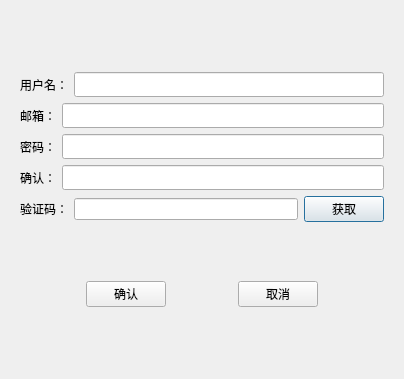
<?xml version="1.0" encoding="UTF-8"?>
<ui version="4.0">
 <class>RegisterDialog</class>
 <widget class="QDialog" name="RegisterDialog">
  <property name="geometry">
   <rect>
    <x>0</x>
    <y>0</y>
    <width>404</width>
    <height>379</height>
   </rect>
  </property>
  <property name="windowTitle">
   <string>Dialog</string>
  </property>
  <layout class="QVBoxLayout" name="verticalLayout_2">
   <item>
    <layout class="QVBoxLayout" name="verticalLayout">
     <item>
      <widget class="QStackedWidget" name="stackedWidget">
       <widget class="QWidget" name="page">
        <layout class="QVBoxLayout" name="verticalLayout_3">
         <item>
          <spacer name="verticalSpacer_2">
           <property name="orientation">
            <enum>Qt::Vertical</enum>
           </property>
           <property name="sizeHint" stdset="0">
            <size>
             <width>20</width>
             <height>40</height>
            </size>
           </property>
          </spacer>
         </item>
         <item>
          <layout class="QHBoxLayout" name="horizontalLayout">
           <item>
            <widget class="QLabel" name="user_label">
             <property name="minimumSize">
              <size>
               <width>0</width>
               <height>25</height>
              </size>
             </property>
             <property name="text">
              <string>用户名：</string>
             </property>
            </widget>
           </item>
           <item>
            <widget class="QLineEdit" name="user_edit">
             <property name="minimumSize">
              <size>
               <width>0</width>
               <height>25</height>
              </size>
             </property>
            </widget>
           </item>
          </layout>
         </item>
         <item>
          <layout class="QHBoxLayout" name="horizontalLayout_3">
           <item>
            <widget class="QLabel" name="email_label">
             <property name="minimumSize">
              <size>
               <width>0</width>
               <height>25</height>
              </size>
             </property>
             <property name="text">
              <string>邮箱：</string>
             </property>
            </widget>
           </item>
           <item>
            <widget class="QLineEdit" name="email_edit">
             <property name="minimumSize">
              <size>
               <width>0</width>
               <height>25</height>
              </size>
             </property>
            </widget>
           </item>
          </layout>
         </item>
         <item>
          <layout class="QHBoxLayout" name="horizontalLayout_2">
           <item>
            <widget class="QLabel" name="pass_label">
             <property name="minimumSize">
              <size>
               <width>0</width>
               <height>25</height>
              </size>
             </property>
             <property name="text">
              <string>密码：</string>
             </property>
            </widget>
           </item>
           <item>
            <widget class="QLineEdit" name="pass_edit">
             <property name="minimumSize">
              <size>
               <width>0</width>
               <height>25</height>
              </size>
             </property>
            </widget>
           </item>
          </layout>
         </item>
         <item>
          <layout class="QHBoxLayout" name="horizontalLayout_4">
           <item>
            <widget class="QLabel" name="label">
             <property name="minimumSize">
              <size>
               <width>0</width>
               <height>25</height>
              </size>
             </property>
             <property name="text">
              <string>确认：</string>
             </property>
            </widget>
           </item>
           <item>
            <widget class="QLineEdit" name="lineEdit">
             <property name="minimumSize">
              <size>
               <width>0</width>
               <height>25</height>
              </size>
             </property>
            </widget>
           </item>
          </layout>
         </item>
         <item>
          <layout class="QHBoxLayout" name="horizontalLayout_5">
           <item>
            <widget class="QLabel" name="varify_label">
             <property name="text">
              <string>验证码：</string>
             </property>
            </widget>
           </item>
           <item>
            <widget class="QLineEdit" name="varify_edit"/>
           </item>
           <item>
            <widget class="QPushButton" name="get_code">
             <property name="minimumSize">
              <size>
               <width>0</width>
               <height>25</height>
              </size>
             </property>
             <property name="text">
              <string>获取</string>
             </property>
            </widget>
           </item>
          </layout>
         </item>
         <item>
          <spacer name="verticalSpacer">
           <property name="orientation">
            <enum>Qt::Vertical</enum>
           </property>
           <property name="sizeHint" stdset="0">
            <size>
             <width>20</width>
             <height>40</height>
            </size>
           </property>
          </spacer>
         </item>
         <item>
          <layout class="QHBoxLayout" name="horizontalLayout_6">
           <item>
            <spacer name="horizontalSpacer">
             <property name="orientation">
              <enum>Qt::Horizontal</enum>
             </property>
             <property name="sizeHint" stdset="0">
              <size>
               <width>40</width>
               <height>20</height>
              </size>
             </property>
            </spacer>
           </item>
           <item>
            <widget class="QPushButton" name="confirm_btn">
             <property name="minimumSize">
              <size>
               <width>0</width>
               <height>25</height>
              </size>
             </property>
             <property name="text">
              <string>确认</string>
             </property>
            </widget>
           </item>
           <item>
            <spacer name="horizontalSpacer_3">
             <property name="orientation">
              <enum>Qt::Horizontal</enum>
             </property>
             <property name="sizeHint" stdset="0">
              <size>
               <width>40</width>
               <height>20</height>
              </size>
             </property>
            </spacer>
           </item>
           <item>
            <widget class="QPushButton" name="cancel_btn">
             <property name="minimumSize">
              <size>
               <width>0</width>
               <height>25</height>
              </size>
             </property>
             <property name="text">
              <string>取消</string>
             </property>
            </widget>
           </item>
           <item>
            <spacer name="horizontalSpacer_2">
             <property name="orientation">
              <enum>Qt::Horizontal</enum>
             </property>
             <property name="sizeHint" stdset="0">
              <size>
               <width>40</width>
               <height>20</height>
              </size>
             </property>
            </spacer>
           </item>
          </layout>
         </item>
         <item>
          <spacer name="verticalSpacer_3">
           <property name="orientation">
            <enum>Qt::Vertical</enum>
           </property>
           <property name="sizeHint" stdset="0">
            <size>
             <width>20</width>
             <height>40</height>
            </size>
           </property>
          </spacer>
         </item>
        </layout>
       </widget>
       <widget class="QWidget" name="page_2"/>
      </widget>
     </item>
    </layout>
   </item>
  </layout>
 </widget>
 <resources/>
 <connections/>
</ui>
